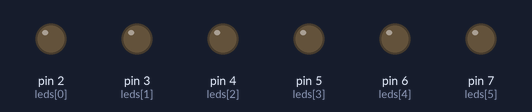
A sketch run on a simulated Arduino Uno, built for the host (arithmetic inside an expression is 32-bit, double 64-bit). On the bench: output pins drawn as LEDs (lit = HIGH).

Above: at 0.1 s.
Timing chart, 0 to 63.7 s (numbered marks = the images above):
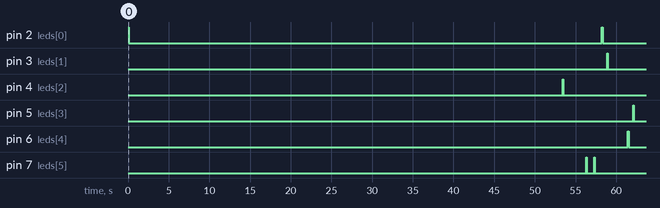

The sketch:

knight_rider_uygulamas_.ino
```cpp
int leds[] = {2,3,4,5,6,7};             //Defines led's pins.

void setup() {
  for(int i=0; i<6; i++){
    pinMode(leds[i], OUTPUT);           //Sets the each leds as output.
  }
}

void loop() {

  for(int j=0; j<6; j--){               //Each led starts to turn on one by one.
    digitalWrite(leds[j],HIGH);
    delay(80);                          //Delay for 80 micro seconds between every turned on.
    digitalWrite(leds[j],LOW);
  }


}
```

Measured:
- by itself, pin 2 (leds[0]): alternates HIGH for 0.08 s and LOW for 58.2 s
- by itself, pin 3 (leds[1]): LOW → HIGH at 58.9 s, → LOW 0.08 s later
- by itself, pin 4 (leds[2]): LOW → HIGH at 53.4 s, → LOW 0.08 s later
- by itself, pin 5 (leds[3]): LOW → HIGH at 62.1 s, → LOW 0.08 s later
- by itself, pin 6 (leds[4]): LOW → HIGH at 61.4 s, → LOW 0.08 s later
